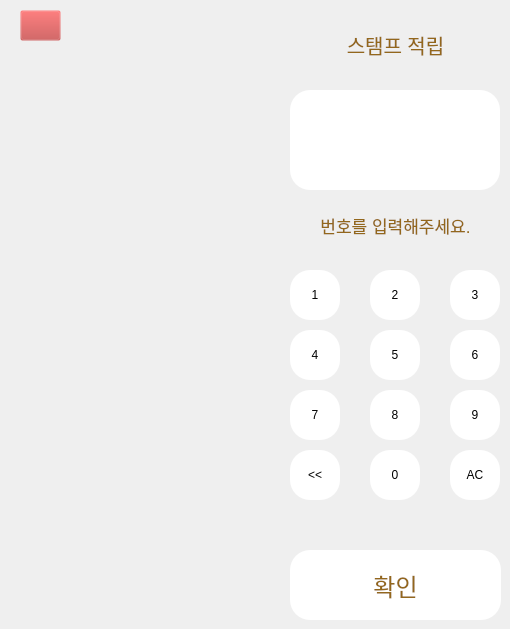
   <widget class="QWidget" name="page_8">
    <widget class="QPushButton" name="backbtn_5">
     <property name="geometry">
      <rect>
       <x>20</x>
       <y>10</y>
       <width>41</width>
       <height>31</height>
      </rect>
     </property>
     <property name="styleSheet">
      <string notr="true">background-color: rgba(191, 64, 64, 0);
border-image:url(&quot;/home/iot/PycharmProjects/pythonProject/키오스크/ba.png&quot;)</string>
     </property>
     <property name="text">
      <string/>
     </property>
    </widget>
    <widget class="QPushButton" name="stampbtn">
     <property name="geometry">
      <rect>
       <x>290</x>
       <y>550</y>
       <width>211</width>
       <height>70</height>
      </rect>
     </property>
     <property name="font">
      <font>
       <pointsize>18</pointsize>
      </font>
     </property>
     <property name="styleSheet">
      <string notr="true">color: rgb(147, 103, 28);
border-radius: 20px;
background-color: rgb(255, 255, 255);</string>
     </property>
     <property name="text">
      <string>확인</string>
     </property>
    </widget>
    <widget class="QLabel" name="label_42">
     <property name="geometry">
      <rect>
       <x>290</x>
       <y>10</y>
       <width>211</width>
       <height>70</height>
      </rect>
     </property>
     <property name="font">
      <font>
       <pointsize>15</pointsize>
      </font>
     </property>
     <property name="styleSheet">
      <string notr="true">border-radius: 20px;
color: rgb(147, 103, 28);
background-color: rgba(191, 64, 64, 0);
</string>
     </property>
     <property name="text">
      <string>스탬프 적립</string>
     </property>
     <property name="alignment">
      <set>Qt::AlignCenter</set>
     </property>
    </widget>
    <widget class="QLabel" name="label_43">
     <property name="geometry">
      <rect>
       <x>290</x>
       <y>200</y>
       <width>211</width>
       <height>50</height>
      </rect>
     </property>
     <property name="font">
      <font>
       <pointsize>13</pointsize>
      </font>
     </property>
     <property name="styleSheet">
      <string notr="true">color: rgb(147, 103, 28);
background-color: rgba(191, 64, 64, 0);
</string>
     </property>
     <property name="text">
      <string>번호를 입력해주세요.</string>
     </property>
     <property name="alignment">
      <set>Qt::AlignCenter</set>
     </property>
    </widget>
    <widget class="QPushButton" name="point_btn">
     <property name="geometry">
      <rect>
       <x>290</x>
       <y>270</y>
       <width>50</width>
       <height>50</height>
      </rect>
     </property>
     <property name="styleSheet">
      <string notr="true">border-radius: 20px;background-color: rgb(255, 255, 255);</string>
     </property>
     <property name="text">
      <string>1</string>
     </property>
    </widget>
    <widget class="QPushButton" name="point_btn2">
     <property name="geometry">
      <rect>
       <x>370</x>
       <y>270</y>
       <width>50</width>
       <height>50</height>
      </rect>
     </property>
     <property name="styleSheet">
      <string notr="true">border-radius: 20px;background-color: rgb(255, 255, 255);</string>
     </property>
     <property name="text">
      <string>2</string>
     </property>
    </widget>
    <widget class="QPushButton" name="point_btn3">
     <property name="geometry">
      <rect>
       <x>450</x>
       <y>270</y>
       <width>50</width>
       <height>50</height>
      </rect>
     </property>
     <property name="styleSheet">
      <string notr="true">border-radius: 20px;background-color: rgb(255, 255, 255);</string>
     </property>
     <property name="text">
      <string>3</string>
     </property>
    </widget>
    <widget class="QPushButton" name="point_btn6">
     <property name="geometry">
      <rect>
       <x>450</x>
       <y>330</y>
       <width>50</width>
       <height>50</height>
      </rect>
     </property>
     <property name="styleSheet">
      <string notr="true">border-radius: 20px;background-color: rgb(255, 255, 255);</string>
     </property>
     <property name="text">
      <string>6</string>
     </property>
    </widget>
    <widget class="QPushButton" name="point_btn4">
     <property name="geometry">
      <rect>
       <x>290</x>
       <y>330</y>
       <width>50</width>
       <height>50</height>
      </rect>
     </property>
     <property name="styleSheet">
      <string notr="true">border-radius: 20px;background-color: rgb(255, 255, 255);</string>
     </property>
     <property name="text">
      <string>4</string>
     </property>
    </widget>
    <widget class="QPushButton" name="point_btn_ac">
     <property name="geometry">
      <rect>
       <x>450</x>
       <y>450</y>
       <width>50</width>
       <height>50</height>
      </rect>
     </property>
     <property name="styleSheet">
      <string notr="true">border-radius: 20px;background-color: rgb(255, 255, 255);</string>
     </property>
     <property name="text">
      <string>AC</string>
     </property>
    </widget>
    <widget class="QPushButton" name="point_btn0">
     <property name="geometry">
      <rect>
       <x>370</x>
       <y>450</y>
       <width>50</width>
       <height>50</height>
      </rect>
     </property>
     <property name="styleSheet">
      <string notr="true">border-radius: 20px;background-color: rgb(255, 255, 255);</string>
     </property>
     <property name="text">
      <string>0</string>
     </property>
    </widget>
    <widget class="QPushButton" name="point_btn_del">
     <property name="geometry">
      <rect>
       <x>290</x>
       <y>450</y>
       <width>50</width>
       <height>50</height>
      </rect>
     </property>
     <property name="styleSheet">
      <string notr="true">border-radius: 20px;background-color: rgb(255, 255, 255);</string>
     </property>
     <property name="text">
      <string>&lt;&lt;</string>
     </property>
    </widget>
    <widget class="QPushButton" name="point_btn9">
     <property name="geometry">
      <rect>
       <x>450</x>
       <y>390</y>
       <width>50</width>
       <height>50</height>
      </rect>
     </property>
     <property name="styleSheet">
      <string notr="true">border-radius: 20px;background-color: rgb(255, 255, 255);</string>
     </property>
     <property name="text">
      <string>9</string>
     </property>
    </widget>
    <widget class="QPushButton" name="point_btn8">
     <property name="geometry">
      <rect>
       <x>370</x>
       <y>390</y>
       <width>50</width>
       <height>50</height>
      </rect>
     </property>
     <property name="styleSheet">
      <string notr="true">border-radius: 20px;background-color: rgb(255, 255, 255);</string>
     </property>
     <property name="text">
      <string>8</string>
     </property>
    </widget>
    <widget class="QPushButton" name="point_btn7">
     <property name="geometry">
      <rect>
       <x>290</x>
       <y>390</y>
       <width>50</width>
       <height>50</height>
      </rect>
     </property>
     <property name="styleSheet">
      <string notr="true">border-radius: 20px;background-color: rgb(255, 255, 255);</string>
     </property>
     <property name="text">
      <string>7</string>
     </property>
    </widget>
    <widget class="QPushButton" name="point_btn5">
     <property name="geometry">
      <rect>
       <x>370</x>
       <y>330</y>
       <width>50</width>
       <height>50</height>
      </rect>
     </property>
     <property name="styleSheet">
      <string notr="true">border-radius: 20px;background-color: rgb(255, 255, 255);</string>
     </property>
     <property name="text">
      <string>5</string>
     </property>
    </widget>
    <widget class="QLineEdit" name="pointid">
     <property name="geometry">
      <rect>
       <x>290</x>
       <y>90</y>
       <width>210</width>
       <height>100</height>
      </rect>
     </property>
     <property name="styleSheet">
      <string notr="true">background-color: rgb(255, 255, 255);
border-radius: 20px;</string>
     </property>
    </widget>
   </widget>
